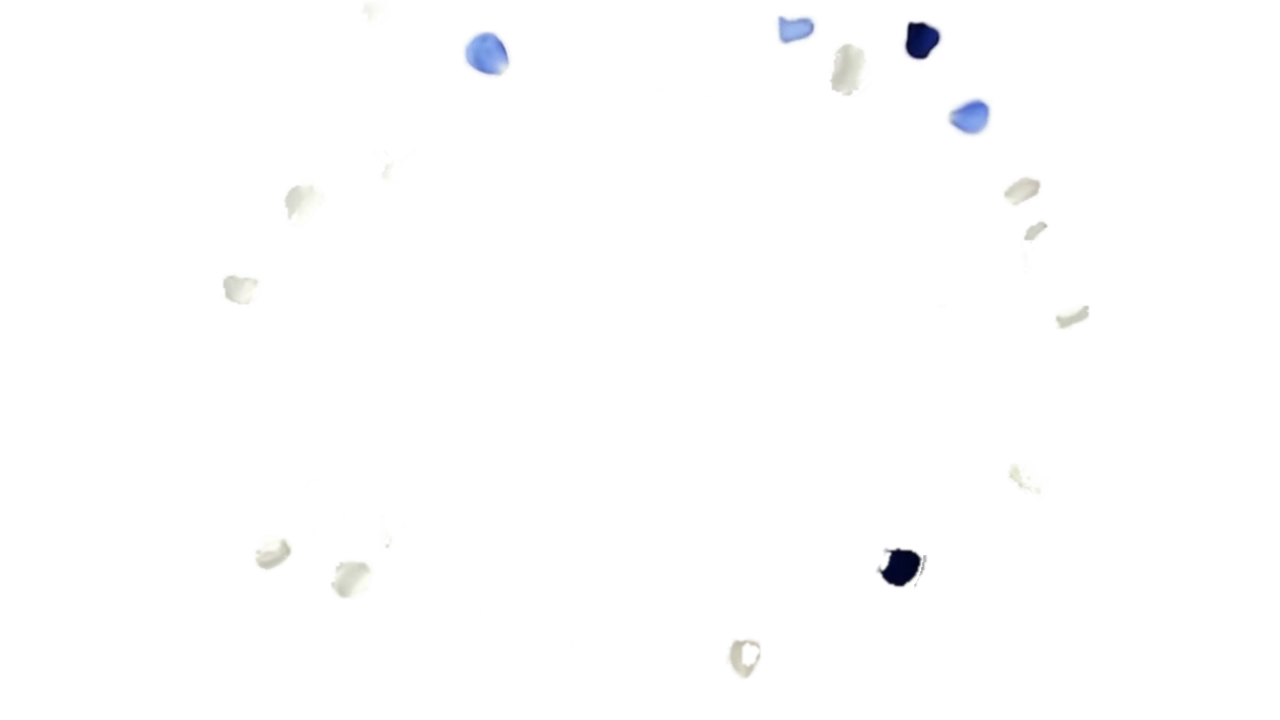
#> input picture reference/flowers-bouquet/inputs/petals2/layer/petals_002.png, 1280 x 720 px, given in place of petals_216.png, which was not available
$ python seam_strip.py
#> lines starting #> are read from the running program, lines starting #| are printed output that depends on the picture
import numpy as np, os
from PIL import Image
OUT=os.path.dirname(os.path.abspath(__file__))
SKY=np.array([0xe0,0xdf,0xe2],np.float32)
def comp(f):
#> called with f = 216
    im=np.asarray(Image.open(os.path.join(OUT,"layer",f"petals_{f:03d}.png"))).astype(np.float32); a=im[...,3:4]/255
#> after `a = im[..., 3:4] / 255`:
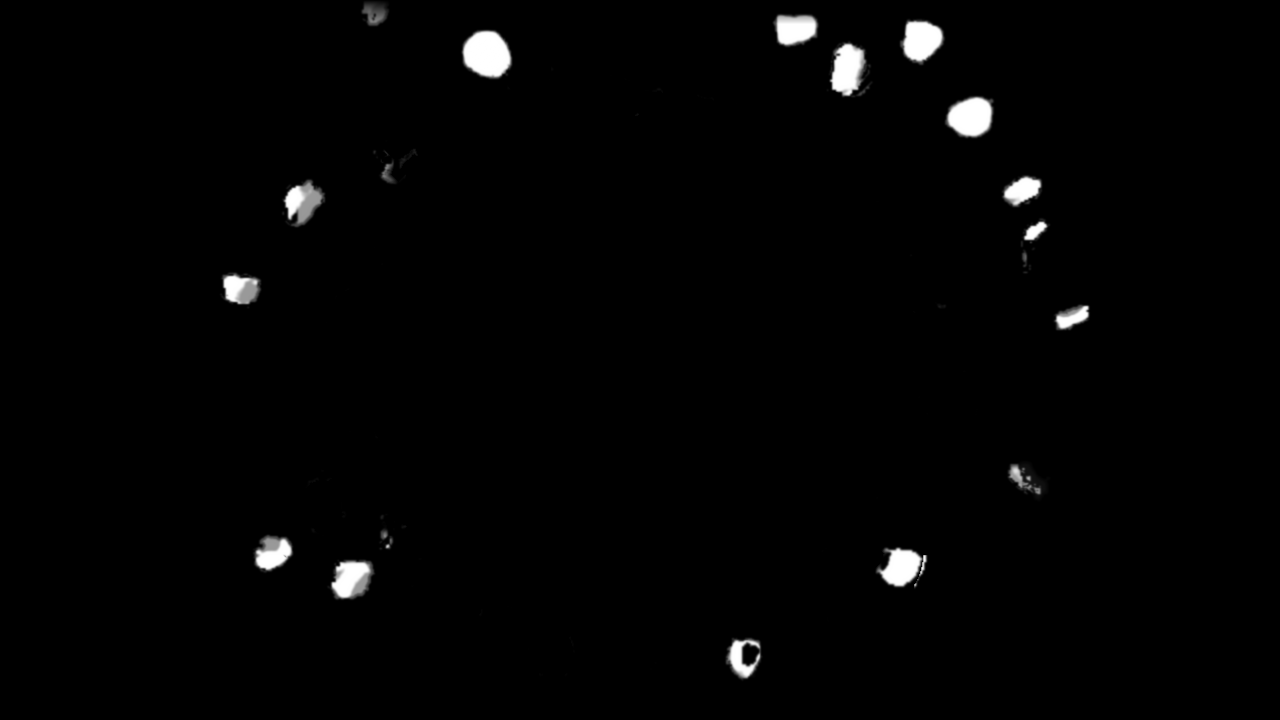
#> a: shape (720, 1280, 1) float32; min 0, max 1, mean 0.0144
    return np.asarray(Image.fromarray((im[...,:3]*a+SKY*(1-a)).astype(np.uint8)).resize((512,288),Image.LANCZOS))
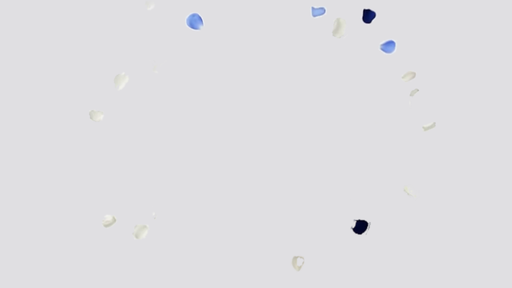
#> returned value: shape (288, 512, 3); mean of channels 0, 1, 2 223.2, 222.3, 225.5; drawn as R, G, B
top=np.hstack([comp(f) for f in [216,228,239]]); bot=np.hstack([comp(f) for f in [0,12,24]])
#> call 2 of comp, with f = 228
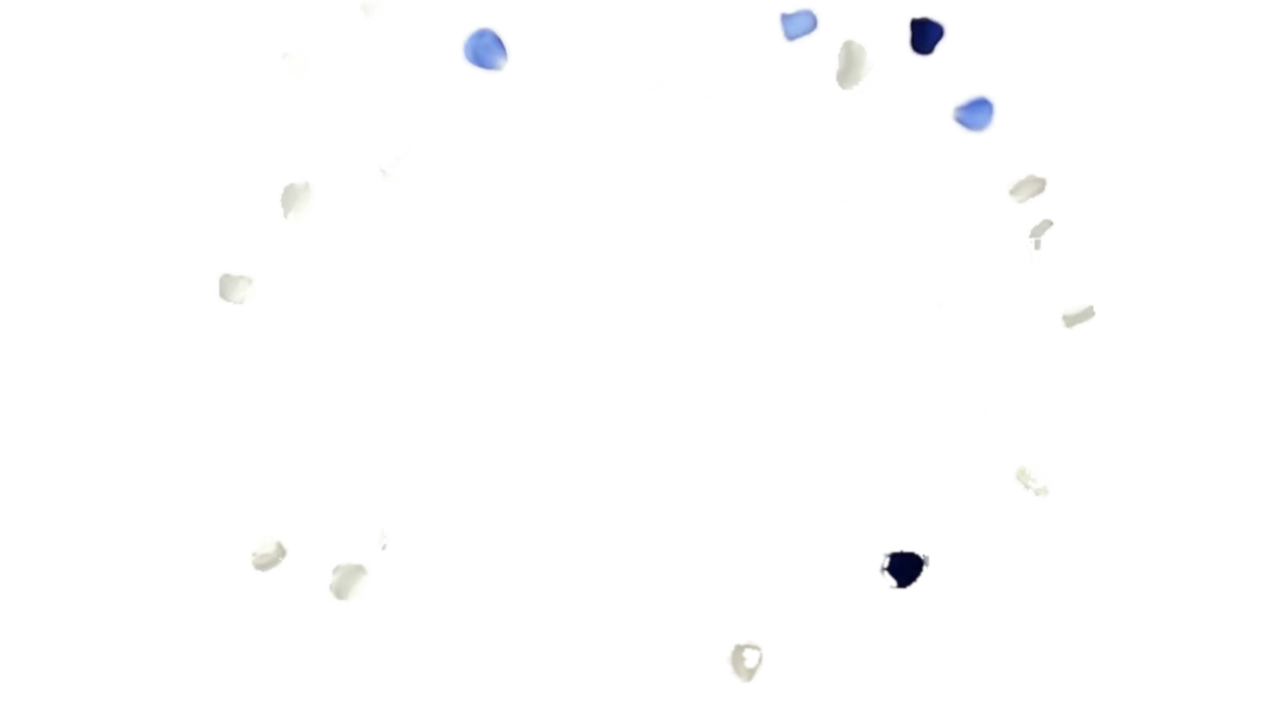
#> input picture reference/flowers-bouquet/inputs/petals2/layer/petals_003.png, 1280 x 720 px, given in place of petals_228.png, which was not available
#> after `top = np.hstack([comp(f) for f in [216, 228, 239]])`:
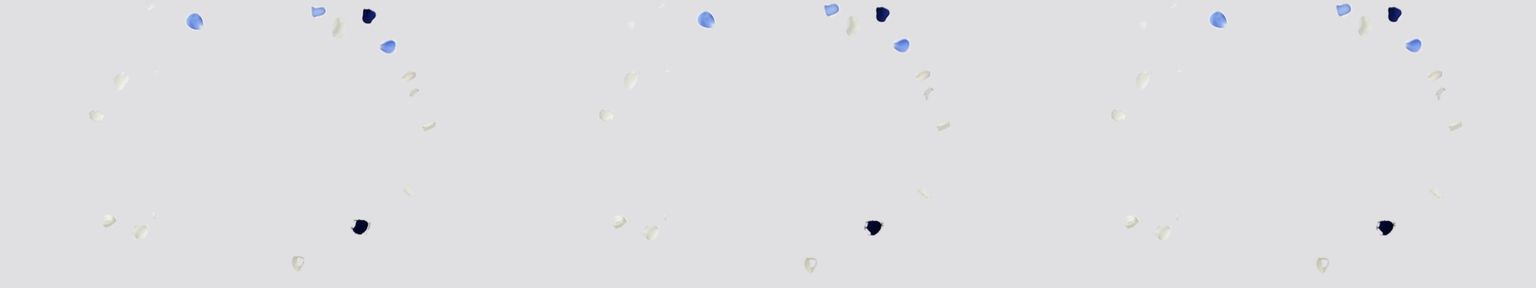
#> top: shape (288, 1536, 3); mean of channels 0, 1, 2 223.2, 222.3, 225.5; drawn as R, G, B
#> (the run stopped early here; a loop or call above may not have finished)
